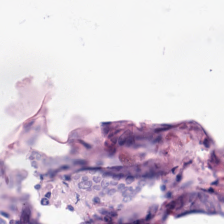
#> input picture test_images/ADI_1.png, 224 x 224 px, found by its file name
$ python analise-imagens.py
#> lines starting #> are read from the running program, lines starting #| are printed output that depends on the picture
import cv2
from matplotlib import pyplot as plt
import numpy as np


def generate_histogram(image):

    hist_h = cv2.calcHist([image], [0], None, [180], [0,180])
    hist_s = cv2.calcHist([image], [0], None, [255], [0,255])
    hist_v = cv2.calcHist([image], [0], None, [255], [0,255])

    plt.subplot(3,1,1)
    plt.plot(hist_h, color="blue")
    plt.xlabel('Matiz (Hue)')
    plt.ylabel('Frequencia')
    plt.xticks(np.arange(0, 180, step=5))

    plt.subplot(3,1,2)
    plt.plot(hist_s, color="green")
    plt.xlabel('Saturacao')
    plt.ylabel('Frequencia')
    plt.xticks(np.arange(0, 255, step=5))

    plt.subplot(3,1,3)
    plt.plot(hist_v, color="red")
    plt.xlabel('Value')
    plt.ylabel('Frequencia')
    plt.xticks(np.arange(0, 255, step=5))

    plt.show()

if __name__ == "__main__":

    print("comecou")

    img_adi = cv2.imread("hmu_gc_data/all_image/ADI/ADI_1.png")
#> img_adi is the input picture: shape (224, 224, 3); mean B, G, R 214.1, 198.6, 213
    img_deb = cv2.imread("hmu_gc_data/all_image/DEB/DEB_1.png")
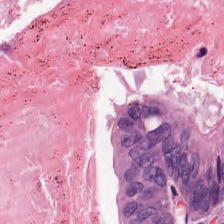
#> input picture analise-augmentation/originais/DEB_1.png, 224 x 224 px, found by its file name
#> img_deb is the input picture: shape (224, 224, 3); mean B, G, R 178.7, 149.3, 209.2
    img_lym = cv2.imread("hmu_gc_data/all_image/LYM/LYM_1.png")
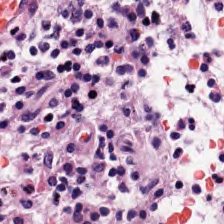
#> input picture analise-augmentation/originais/LYM_1.png, 224 x 224 px, found by its file name
#> img_lym is the input picture: shape (224, 224, 3); mean B, G, R 184, 156.9, 187.9
    img_muc = cv2.imread("hmu_gc_data/all_image/MUC/MUC_1.png")
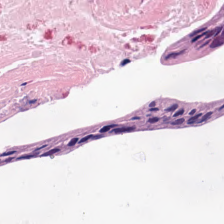
#> input picture analise-augmentation/originais/MUC_1.png, 224 x 224 px, found by its file name
#> img_muc is the input picture: shape (224, 224, 3); mean B, G, R 221.2, 208.9, 226.5
    img_mus = cv2.imread("hmu_gc_data/all_image/MUS/MUS_1.png")
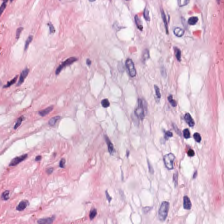
#> input picture analise-augmentation/originais/MUS_1.png, 224 x 224 px, found by its file name
#> img_mus is the input picture: shape (224, 224, 3); mean B, G, R 205.9, 184.8, 217.7
    img_nor = cv2.imread("hmu_gc_data/all_image/NOR/NOR_1.png")
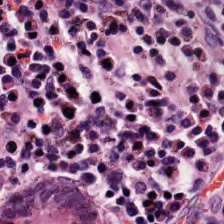
#> input picture analise-augmentation/originais/NOR_1.png, 224 x 224 px, found by its file name
#> img_nor is the input picture: shape (224, 224, 3); mean B, G, R 144, 109.2, 151.3
    img_str = cv2.imread("hmu_gc_data/all_image/STR/STR_1.png")
    img_tmr = cv2.imread("hmu_gc_data/all_image/TUM/TUM_1.png")

    hsv_img_adi = cv2.cvtColor(img_adi, cv2.COLOR_BGR2HSV)
#> hsv_img_adi: shape (224, 224, 3); mean H, S, V 100.7, 27.8, 216.8
    hsv_img_deb = cv2.cvtColor(img_deb, cv2.COLOR_BGR2HSV)
#> hsv_img_deb: shape (224, 224, 3); mean H, S, V 160.1, 76.5, 210.5
    hsv_img_lym = cv2.cvtColor(img_lym, cv2.COLOR_BGR2HSV)
#> hsv_img_lym: shape (224, 224, 3); mean H, S, V 148.1, 57.2, 192.6
    hsv_img_muc = cv2.cvtColor(img_muc, cv2.COLOR_BGR2HSV)
#> hsv_img_muc: shape (224, 224, 3); mean H, S, V 122.6, 24.8, 227.9
    hsv_img_mus = cv2.cvtColor(img_mus, cv2.COLOR_BGR2HSV)
#> hsv_img_mus: shape (224, 224, 3); mean H, S, V 157.9, 41.9, 219.2
    hsv_img_nor = cv2.cvtColor(img_nor, cv2.COLOR_BGR2HSV)
#> hsv_img_nor: shape (224, 224, 3); mean H, S, V 153.3, 90.1, 155.1
#> (the run stopped early here; a loop or call above may not have finished)
